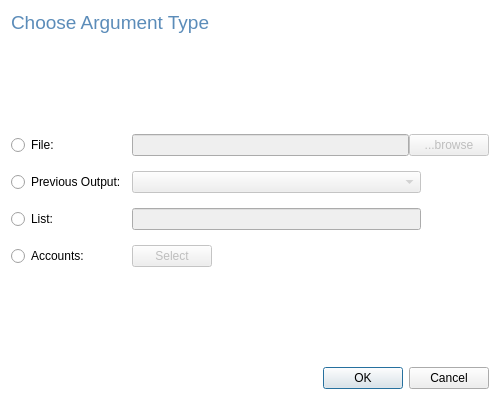
<?xml version="1.0" encoding="UTF-8"?>
<ui version="4.0">
 <class>Dialog</class>
 <widget class="QDialog" name="Dialog">
  <property name="geometry">
   <rect>
    <x>0</x>
    <y>0</y>
    <width>500</width>
    <height>400</height>
   </rect>
  </property>
  <property name="sizePolicy">
   <sizepolicy hsizetype="Preferred" vsizetype="Preferred">
    <horstretch>0</horstretch>
    <verstretch>0</verstretch>
   </sizepolicy>
  </property>
  <property name="maximumSize">
   <size>
    <width>500</width>
    <height>400</height>
   </size>
  </property>
  <property name="windowTitle">
   <string>Dialog</string>
  </property>
  <property name="autoFillBackground">
   <bool>false</bool>
  </property>
  <property name="styleSheet">
   <string notr="true">#Dialog {
background-color: white;
}

</string>
  </property>
  <layout class="QVBoxLayout" name="verticalLayout">
   <item>
    <widget class="QLabel" name="label">
     <property name="sizePolicy">
      <sizepolicy hsizetype="Preferred" vsizetype="Fixed">
       <horstretch>0</horstretch>
       <verstretch>0</verstretch>
      </sizepolicy>
     </property>
     <property name="text">
      <string>&lt;html&gt;&lt;head/&gt;&lt;body&gt;&lt;p&gt;&lt;span style=&quot; font-size:14pt; color:#5b8cb9;&quot;&gt;Choose Argument Type&lt;/span&gt;&lt;/p&gt;&lt;/body&gt;&lt;/html&gt;</string>
     </property>
    </widget>
   </item>
   <item>
    <spacer name="verticalSpacer">
     <property name="orientation">
      <enum>Qt::Vertical</enum>
     </property>
     <property name="sizeHint" stdset="0">
      <size>
       <width>20</width>
       <height>40</height>
      </size>
     </property>
    </spacer>
   </item>
   <item>
    <layout class="QGridLayout" name="gridLayout">
     <property name="verticalSpacing">
      <number>15</number>
     </property>
     <item row="0" column="0">
      <widget class="QRadioButton" name="radioButton">
       <property name="text">
        <string>File:</string>
       </property>
      </widget>
     </item>
     <item row="0" column="1">
      <layout class="QHBoxLayout" name="horizontalLayout">
       <item>
        <widget class="QLineEdit" name="lineEdit">
         <property name="enabled">
          <bool>false</bool>
         </property>
        </widget>
       </item>
       <item>
        <widget class="QPushButton" name="pushButton">
         <property name="enabled">
          <bool>false</bool>
         </property>
         <property name="text">
          <string>...browse</string>
         </property>
        </widget>
       </item>
      </layout>
     </item>
     <item row="1" column="0">
      <widget class="QRadioButton" name="radioButton_4">
       <property name="text">
        <string>Previous Output:</string>
       </property>
      </widget>
     </item>
     <item row="1" column="1">
      <layout class="QHBoxLayout" name="horizontalLayout_7">
       <item>
        <widget class="QComboBox" name="select_prev_output">
         <property name="enabled">
          <bool>false</bool>
         </property>
        </widget>
       </item>
       <item>
        <spacer name="horizontalSpacer">
         <property name="orientation">
          <enum>Qt::Horizontal</enum>
         </property>
         <property name="sizeType">
          <enum>QSizePolicy::Fixed</enum>
         </property>
         <property name="sizeHint" stdset="0">
          <size>
           <width>68</width>
           <height>20</height>
          </size>
         </property>
        </spacer>
       </item>
      </layout>
     </item>
     <item row="2" column="0">
      <widget class="QRadioButton" name="radioButton_5">
       <property name="text">
        <string>List:</string>
       </property>
      </widget>
     </item>
     <item row="2" column="1">
      <layout class="QHBoxLayout" name="horizontalLayout_8">
       <item>
        <widget class="QLineEdit" name="lineEdit_2">
         <property name="enabled">
          <bool>false</bool>
         </property>
        </widget>
       </item>
       <item>
        <spacer name="horizontalSpacer_2">
         <property name="orientation">
          <enum>Qt::Horizontal</enum>
         </property>
         <property name="sizeType">
          <enum>QSizePolicy::Fixed</enum>
         </property>
         <property name="sizeHint" stdset="0">
          <size>
           <width>68</width>
           <height>20</height>
          </size>
         </property>
        </spacer>
       </item>
      </layout>
     </item>
     <item row="3" column="0">
      <widget class="QRadioButton" name="radioButton_2">
       <property name="text">
        <string>Accounts:</string>
       </property>
      </widget>
     </item>
     <item row="3" column="1">
      <layout class="QHBoxLayout" name="horizontalLayout_2">
       <item>
        <widget class="QPushButton" name="pushButton_2">
         <property name="enabled">
          <bool>false</bool>
         </property>
         <property name="text">
          <string>Select</string>
         </property>
        </widget>
       </item>
       <item>
        <spacer name="horizontalSpacer_3">
         <property name="orientation">
          <enum>Qt::Horizontal</enum>
         </property>
         <property name="sizeHint" stdset="0">
          <size>
           <width>138</width>
           <height>20</height>
          </size>
         </property>
        </spacer>
       </item>
      </layout>
     </item>
    </layout>
   </item>
   <item>
    <spacer name="verticalSpacer_2">
     <property name="orientation">
      <enum>Qt::Vertical</enum>
     </property>
     <property name="sizeHint" stdset="0">
      <size>
       <width>20</width>
       <height>39</height>
      </size>
     </property>
    </spacer>
   </item>
   <item>
    <widget class="QDialogButtonBox" name="buttonBox">
     <property name="orientation">
      <enum>Qt::Horizontal</enum>
     </property>
     <property name="standardButtons">
      <set>QDialogButtonBox::Cancel|QDialogButtonBox::Ok</set>
     </property>
    </widget>
   </item>
  </layout>
 </widget>
 <resources/>
 <connections>
  <connection>
   <sender>buttonBox</sender>
   <signal>accepted()</signal>
   <receiver>Dialog</receiver>
   <slot>accept()</slot>
   <hints>
    <hint type="sourcelabel">
     <x>248</x>
     <y>254</y>
    </hint>
    <hint type="destinationlabel">
     <x>157</x>
     <y>274</y>
    </hint>
   </hints>
  </connection>
  <connection>
   <sender>buttonBox</sender>
   <signal>rejected()</signal>
   <receiver>Dialog</receiver>
   <slot>reject()</slot>
   <hints>
    <hint type="sourcelabel">
     <x>316</x>
     <y>260</y>
    </hint>
    <hint type="destinationlabel">
     <x>286</x>
     <y>274</y>
    </hint>
   </hints>
  </connection>
 </connections>
</ui>
